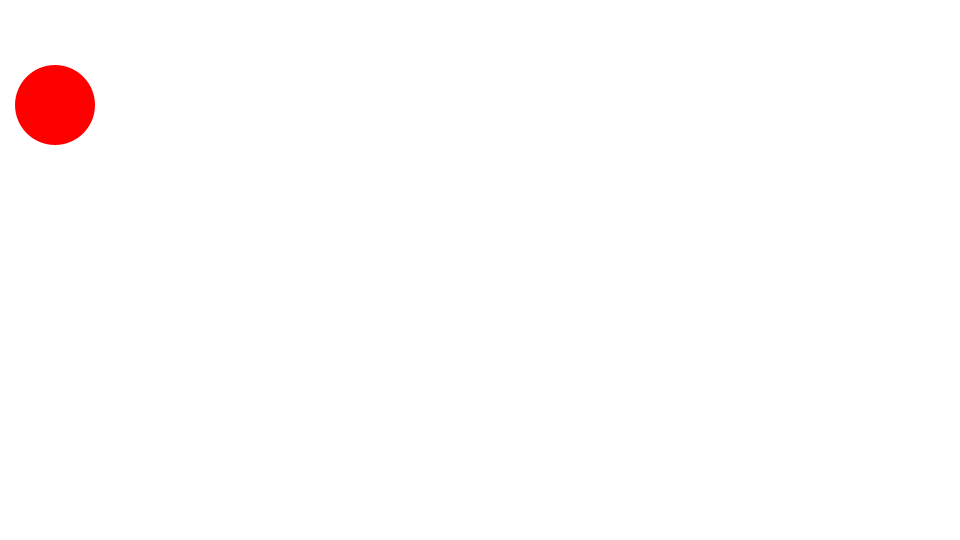
Frame 1 (no input)
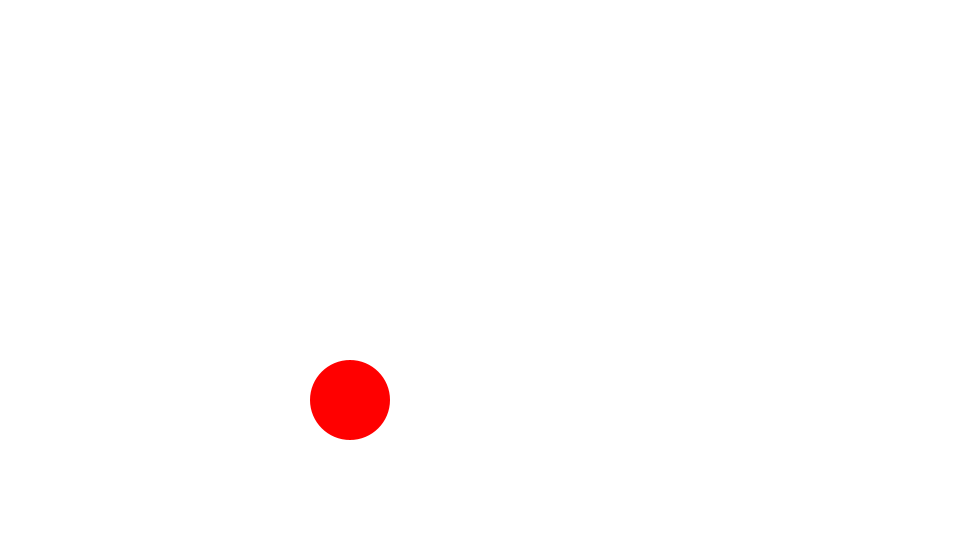
Frame 60 (the mouse pressed at the canvas centre just before this capture)
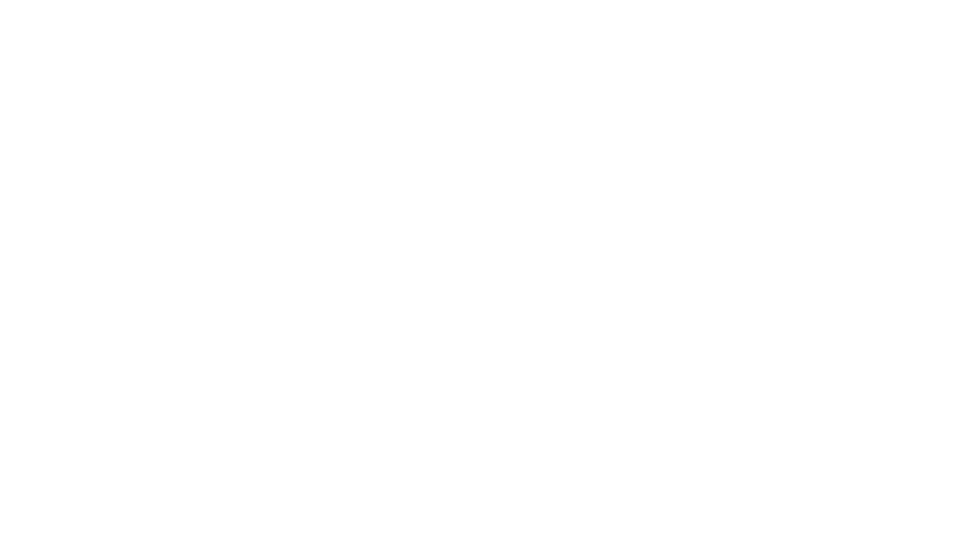
Frame 120 (the mouse held since frame 60 and released just before this capture)

The Processing sketch that drew these frames (run headless with seeded random() and noise(); from frame 60 on, the mouse is pressed at the canvas centre):

// Processing sketch: Velocity2
// ── Velocity2.pde
Ball ball;
float vx = 5;
float vy = 5;

void setup() {
  size(960, 540);
  frameRate(30);
  initialize();
}

void initialize() {
  smooth();
  noStroke();
  ball = new Ball();
  ball.x = 50;
  ball.y = 100;
  ball.radius = 40;
  ball.setFillColor(color(255, 0, 0));
}

void draw() {
  background(255);

  ball.x += vx;
  ball.y += vy;
  ball.update();
}

////////////////////////////////

class Ball extends Sprite {
  float radius;
  
  Ball() {
    super();
  }
  
  void draw() {
    ellipse(0, 0, radius*2, radius*2);
  }
}

////////////////////////////////

class Sprite {
  float x, y;
  float scaleX, scaleY;
  float width, height;
  float rotation;
  boolean visible;
  color strokeColor;
  color fillColor;
  Boolean isStroke;
  Boolean isFill;
  
  Sprite() {
    x = 0.0;
    y = 0.0;
    scaleX = 1.0;
    scaleY = 1.0;
    rotation = 0.0;
    strokeColor = color(0);
    fillColor = color(0);
    isStroke = false;
    isFill = false;
    visible = true;
  }
  
  void update() {
    if(! visible) return;
    pushMatrix();
    translate(x, y);
    scale(scaleX, scaleY);
    rotate(rotation * PI / 180.0);
    if(isStroke) stroke(strokeColor);
    if(isFill) fill(fillColor);
    draw();
    popMatrix();
  }
  
  void setStrokeColor(color strokeColor) {
    this.strokeColor = strokeColor;
    isStroke = true;
  }
  
  void setFillColor(color fillColor) {
    this.fillColor = fillColor;
    isFill = true;
  }
  
  void draw() {}
}
